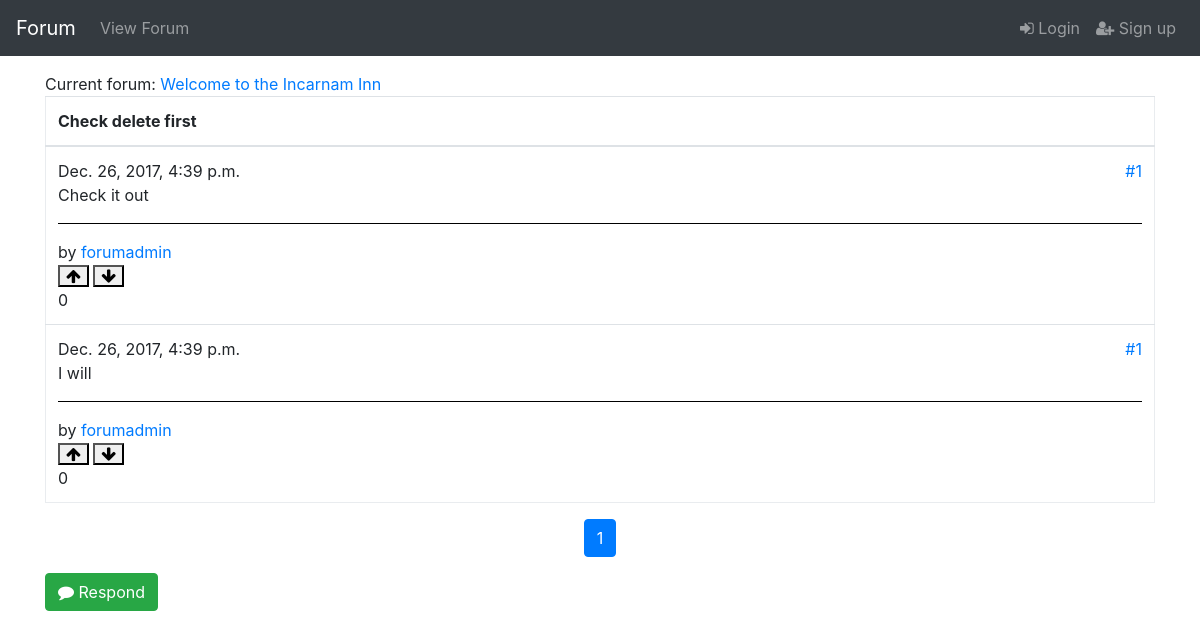
The app's page /forumapp/forum/3/thread/25, older data.
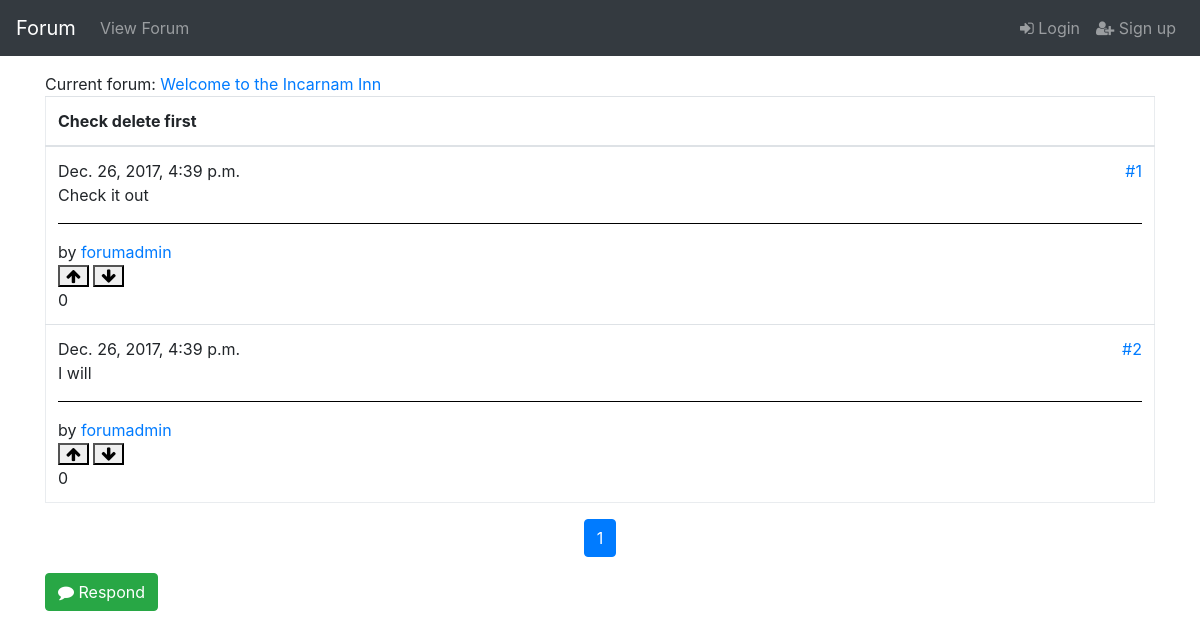
The same page, newer data.
### forumapp/models.py (models this page shows)
class ThreadResponse(models.Model):
    thread = models.ForeignKey(Thread, null=True, on_delete=models.CASCADE)
    created_datetime = models.DateTimeField(null=True)
    responder = models.ForeignKey(User, null=True, on_delete=models.CASCADE)
    message = models.TextField(max_length=1000)
    edited = models.BooleanField(default=False)
    order_in_thread = models.PositiveIntegerField(default=1)
    class Meta:
        permissions = [('can_remove_any_response', 'Can remove ANY response.')]
        ordering = ['created_datetime']
    def __str__(self):
        return self.message

### forumapp/views.py (the view)
def thread_view(request, fpk, tpk):
    thread = Thread.objects.get(id=tpk)
    parent_forum = Forum.objects.get(id=fpk)
    response_list = ThreadResponse.objects.filter(
        thread=tpk,
        thread__forum=fpk
    ).order_by(
        'created_datetime'
    )
    can_delete_thread = response_list[0].responder == request.user or \
                        request.user.has_perm("forumapp.can_remove_any_thread")
    response_paginator = Paginator(
        response_list,
        10
    )
    page = request.GET.get('page')
    response_list = response_paginator.get_page(page)
    return render(
        request,
        'forumapp/thread.html',
        context={
            'thread': thread,
            'response_list': response_list,
            'forum': parent_forum,
            'can_delete_thread': can_delete_thread,
        }
    )

### forumapp/models.py (called while the page is built)
    def __str__(self):
        return self.name

### forumapp/templatetags/forumapp_extras.py (called while the page is built)
@register.filter(name='can_remove_response')
def can_remove_response(response, user):
    return user == response.responder or \
           user.has_perm('forumapp.can_remove_any_response')

@register.filter(name='times')
def times(count):
    return ''.join([str(num) for num in range(1, count + 1)])

@register.filter(name='summarize_likes')
def summarize_likes(likes_dislikes):
    likes = likes_dislikes.filter(like=True).count()
    dislikes = likes_dislikes.filter(like=False).count()
    return likes - dislikes

### forumapp/templates/forumapp/thread.html (shortened to what this page needs)
{% extends "forumapp/base.html" %}
{% load forumapp_extras %}
{% block content %}
<div>Current forum: <a href="{% url 'forum' forum.id %}">{{ forum.name }}</a></div>
{% if response_list %}
<table class="table forum-table">
    <thead>
    <tr>
        <th>{{ thread }}</th>
    </tr>
    </thead>
    <tbody>
    {% for response in response_list %}
    <tr>
        <td>
            <div>
                <span>{{ response.created_datetime }}</span>
                <a
                    id="{{ response.order_in_thread }}"
                    href="#{{ response.order_in_thread }}"
                    style="float: right"
                >#{{ response.order_in_thread }}
                </a>
            </div>
            <div>
                <span>{{ response }}</span>
            </div>
            <hr style="background: #000"/>
            by <a
                href="{% url 'user-view' response.responder.id %}"
            >{{ response.responder }}
            </a>
            <div>
                <form
                    style="display:inline"
                    action="{% url 'like-dislike-post' response.thread.forum.id response.thread.id response.id 1 %}"
                    method="POST"
                >
                    <button type="submit" class="fa fa-arrow-up"></button>
                </form>
                <form
                    style="display:inline"
                    action="{% url 'like-dislike-post' response.thread.forum.id response.thread.id response.id 0 %}"
                    method="POST"
                >
                    <button type="submit" class="fa fa-arrow-down"></button>
                </form>
            </div>
            <div>
                {{ response.likedislike_set.all|summarize_likes }}
            </div>
        </td>
    </tr>
    {% endfor %}
    </tbody>
</table>
{% else %}
<div>The requested thread is non-existent on this forum.</div>
{% endif %}
<nav aria-label="...">
    <ul class="pagination justify-content-center">
        {% for i in response_list.paginator.num_pages|times %}
        {% if response_list.number|stringformat:"i" == i %}
        <li class="page-item active">
            <span class="page-link">{{ i }}</span>
        </li>
        {% endif %}
        {% endfor %}
    </ul>
</nav>
<a
    href="{% url 'respond-thread' thread.forum.id thread.id %}"
    class="btn btn-success"
    role="button"
>
    <span class="fa fa-comment"></span>
    Respond
</a>
{% endblock %}

Row changes from the older to the newer data that the page shows:
changed ThreadResponse "I will": order_in_thread "1" → "2"
